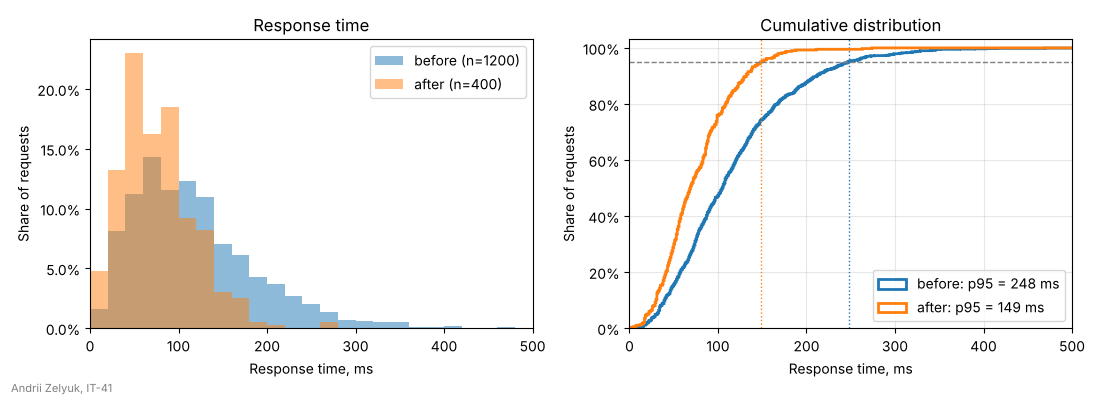

Reproduce this figure in Python.
import matplotlib.pyplot as plt
import numpy as np
from matplotlib.ticker import PercentFormatter

STUDENT_NAME = "Andrii Zelyuk"   # ім'я та прізвище транслітерацією
STUDENT_GROUP = "IT-41"   # група

rng = np.random.default_rng(41)
# час відповіді сервера, ms
before = rng.gamma(3, 40, size=1200)
after = rng.gamma(3, 25, size=400)

samples = {"before": (before, "tab:blue"), "after": (after, "tab:orange")}

fig, (ax_hist, ax_cdf) = plt.subplots(1, 2, figsize=(11, 4))

# ліворуч: інтервали по 20 ms; ваги 1/n, щоб набори різного розміру
# можна було порівнювати
bins_20 = np.arange(0, 501, 20)
for name, (data, color) in samples.items():
    ax_hist.hist(data, bins=bins_20, weights=np.full(data.size, 1 / data.size),
                 color=color, alpha=0.5, label=f"{name} (n={data.size})")

ax_hist.set_xlim(0, 500)
ax_hist.yaxis.set_major_formatter(PercentFormatter(xmax=1))
ax_hist.set_title("Response time")
ax_hist.set_xlabel("Response time, ms")
ax_hist.set_ylabel("Share of requests")
ax_hist.legend()

# праворуч: накопичена частка з кроком 1 ms і 95-й перцентиль;
# спільні інтервали до максимуму обох наборів, щоб лінія не обривалась
bins_1 = np.arange(0, max(before.max(), after.max()) + 2, 1)
for name, (data, color) in samples.items():
    p95 = np.percentile(data, 95)
    ax_cdf.hist(data, bins=bins_1, weights=np.full(data.size, 1 / data.size),
                cumulative=True, histtype="step", linewidth=2, color=color,
                label=f"{name}: p95 = {p95:.0f} ms")
    ax_cdf.axvline(p95, color=color, linestyle=":", linewidth=1)

ax_cdf.axhline(0.95, color="gray", linestyle="--", linewidth=1)
ax_cdf.set_xlim(0, 500)
ax_cdf.set_ylim(0, 1.03)
ax_cdf.yaxis.set_major_formatter(PercentFormatter(xmax=1, decimals=0))
ax_cdf.set_title("Cumulative distribution")
ax_cdf.set_xlabel("Response time, ms")
ax_cdf.set_ylabel("Share of requests")
ax_cdf.grid(True, alpha=0.3)
ax_cdf.legend(loc="lower right")

fig.text(0.01, 0.02, f"{STUDENT_NAME}, {STUDENT_GROUP}", fontsize=8, color="gray")
fig.tight_layout(rect=(0, 0.02, 1, 1))

fig.savefig("task_2.png", dpi=100)
plt.show()
